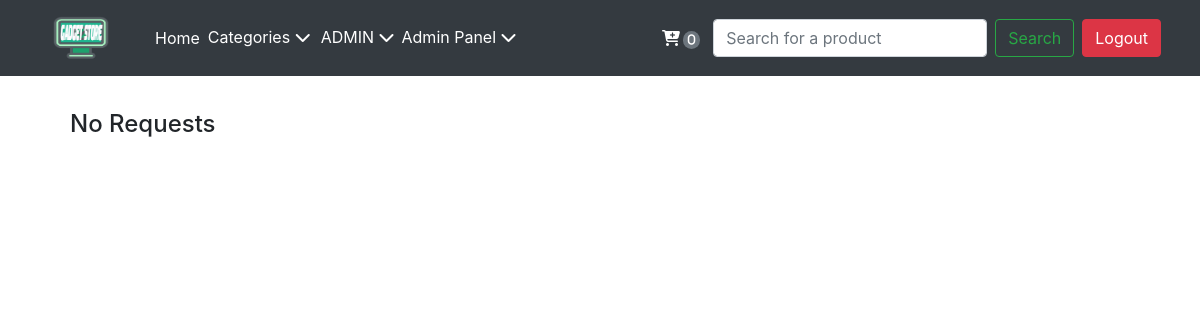
Page /manageRequest.php (signed in) on the earlier database version.
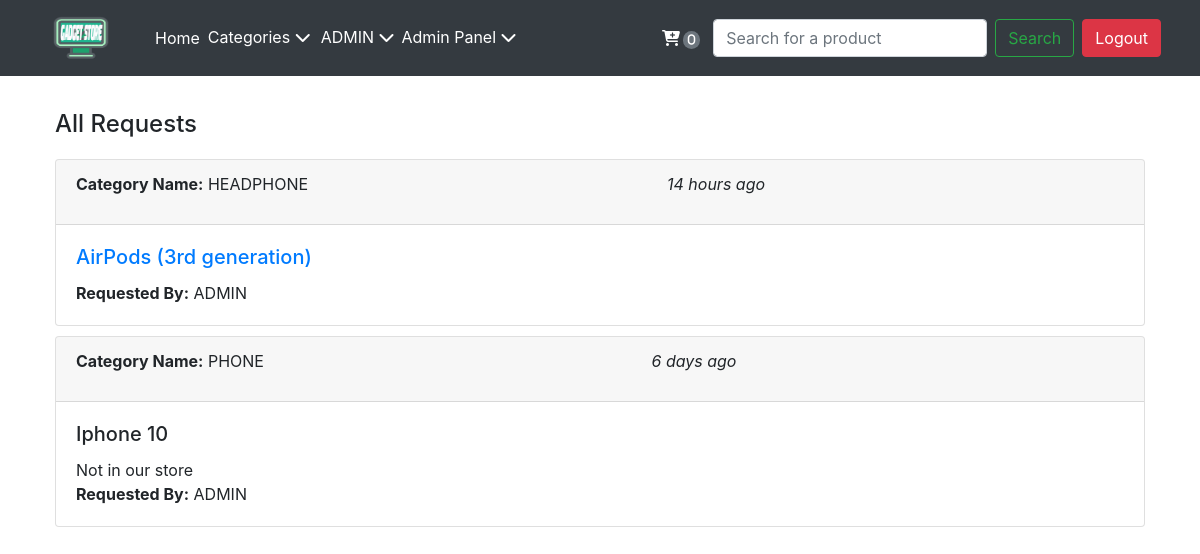
Same page on the later database version.
### tables this page shows
CREATE TABLE `request` (
  `request_id` int(11) NOT NULL,
  `request_user_id` int(11) NOT NULL,
  `request_product_name` text NOT NULL,
  `request_product_id` int(255) DEFAULT NULL,
  `request_catagory` varchar(255) NOT NULL,
  `request_time` datetime NOT NULL DEFAULT current_timestamp() ON UPDATE current_timestamp()
);

CREATE TABLE `products` (
  `product_id` int(11) NOT NULL,
  `product_name` varchar(255) NOT NULL,
  `product_description` text NOT NULL,
  `product_category` varchar(255) NOT NULL,
  `product_price` int(11) NOT NULL,
  `product_stock` int(11) NOT NULL,
  `product_image` text NOT NULL,
  `product_timestamp` date NOT NULL DEFAULT current_timestamp()
);

CREATE TABLE `users` (
  `user_id` int(255) NOT NULL,
  `user_name` varchar(255) NOT NULL,
  `user_email` varchar(255) NOT NULL,
  `user_pass` varchar(255) NOT NULL,
  `user_address` varchar(255) NOT NULL,
  `user_phone_no` text NOT NULL,
  `user_type` varchar(255) NOT NULL DEFAULT 'user',
  `user_created_timestamp` datetime NOT NULL DEFAULT current_timestamp()
);

### manageRequest.php (the view, shortened to what this page needs)
<!DOCTYPE html>
<html lang="en">
<head>
    <link rel="stylesheet" type="text/css" href="/store/partials/_header.css">
    <link href="https://cdn.jsdelivr.net/npm/bootstrap@5.2.2/dist/css/bootstrap.min.css" rel="stylesheet"
>
    <link rel="stylesheet" href="https://stackpath.bootstrapcdn.com/bootstrap/4.3.1/css/bootstrap.min.css">
    <link rel="stylesheet" href="https://use.fontawesome.com/releases/v5.7.2/css/all.css">
</head>
<body>
    <?php
    function time_elapsed_string($datetime, $full = false) {
    $now = new DateTime;
    $ago = new DateTime($datetime);
    $diff = $now->diff($ago);
    $diff->w = floor($diff->d / 7);
    $diff->d -= $diff->w * 7;
    $string = array(
        'y' => 'year',
        'm' => 'month',
        'w' => 'week',
        'd' => 'day',
        'h' => 'hour',
        'i' => 'minute',
        's' => 'second',
    );
    foreach ($string as $k => &$v) {
        if ($diff->$k) {
            $v = $diff->$k . ' ' . $v . ($diff->$k > 1 ? 's' : '');
        } else {
            unset($string[$k]);
        }
    }
    if (!$full) $string = array_slice($string, 0, 1);
    return $string ? implode(', ', $string) . ' ago' : 'just now';
}
    include 'partials/_header.php';
    if($_SESSION['user_type']=='admin'){
        echo'
        <div class="container my-4">';
        $sql = "SELECT * FROM `request` ORDER BY `request`.`request_time` DESC";
        $result = mysqli_query($conn, $sql);
        $num = mysqli_num_rows($result);
        if($num>0){
            echo'<h4 style="padding: 10px">All Requests</h4>';
        while($row = mysqli_fetch_assoc($result)){
            $name = $row['request_product_name'];
            $cat = $row['request_catagory'];
            $user_id = $row['request_user_id'];
            $req_time = $row['request_time'];
            $pid = $row['request_product_id'];
            if($pid == NULL){
                echo'<div class="card"  style="margin: 10px">
                <div class="card-header d-flex justify-content-between">
                    <p><strong>Category Name:</strong> '.$cat.' </p>
                    <p style="font-style: italic">'.time_elapsed_string($req_time).'<p>
                </div>
                <div class="card-body">
                    <div>
                    <h5 class="card-title">'.$name.'</h5>
                    <p class="card-text">Not in our store</p>
                    </div>
                    ';
                    $sql2 = "SELECT user_name FROM `users` WHERE `user_id`='$user_id'";
                    $result2 = mysqli_query($conn, $sql2);
                    $row2 = mysqli_fetch_assoc($result2);
                    $user_name = $row2['user_name'];
                    echo'<p class="card-text"><strong>Requested By:</strong> '.strtoupper($user_name).'</p>';
                echo'</div>
            </div>';
            }else{
                $sql3 = "SELECT product_stock, product_name FROM `products` WHERE `product_id` = '$pid'";
                $result3 = mysqli_query($conn, $sql3);
                $row3 = mysqli_fetch_assoc($result3);
                $stock = $row3['product_stock'];
                $pName = $row3['product_name'];
                if($stock == 0){
                echo'<div class="card"  style="margin: 10px">
                <div class="card-header d-flex justify-content-between">
                    <p><strong>Category Name:</strong> '.$cat.' </p>
                    <p style="font-style: italic">'.time_elapsed_string($req_time).'<p>
                </div>
                <div class="card-body">
                    <h5 class="card-title"><a href="/store/productPage.php?productId='.$pid.'">'.$pName.'</a></h5>';
                    $sql2 = "SELECT user_name FROM `users` WHERE `user_id`='$user_id'";
                    $result2 = mysqli_query($conn, $sql2);
                    $row2 = mysqli_fetch_assoc($result2);
                    $user_name = $row2['user_name'];
                    echo'<p class="card-text"><strong>Requested By:</strong> '.strtoupper($user_name).'</p>';
                echo'</div>
            </div>';
            }}
        }
        echo'
        </div>
        ';
    }else{
        echo'<div class="container my-4">
        <h4 style="padding: 10px">No Requests</h4>
        </div>';
    }}
    else{
        header("location: index.php");
    }
    ?>
</body>
</html>

Differences in the rows shown:
added request: request_catagory "HEADPHONE", request_time "14 hours ago", request_product.product_name "AirPods (3rd generation)", request_user.user_name "ADMIN"
added request: request_catagory "PHONE", request_time "6 days ago", request_product_name "Iphone 10", request_user.user_name "ADMIN"
Other differences:
text no longer shown: "No Requests"
text now shown: "All Requests"
